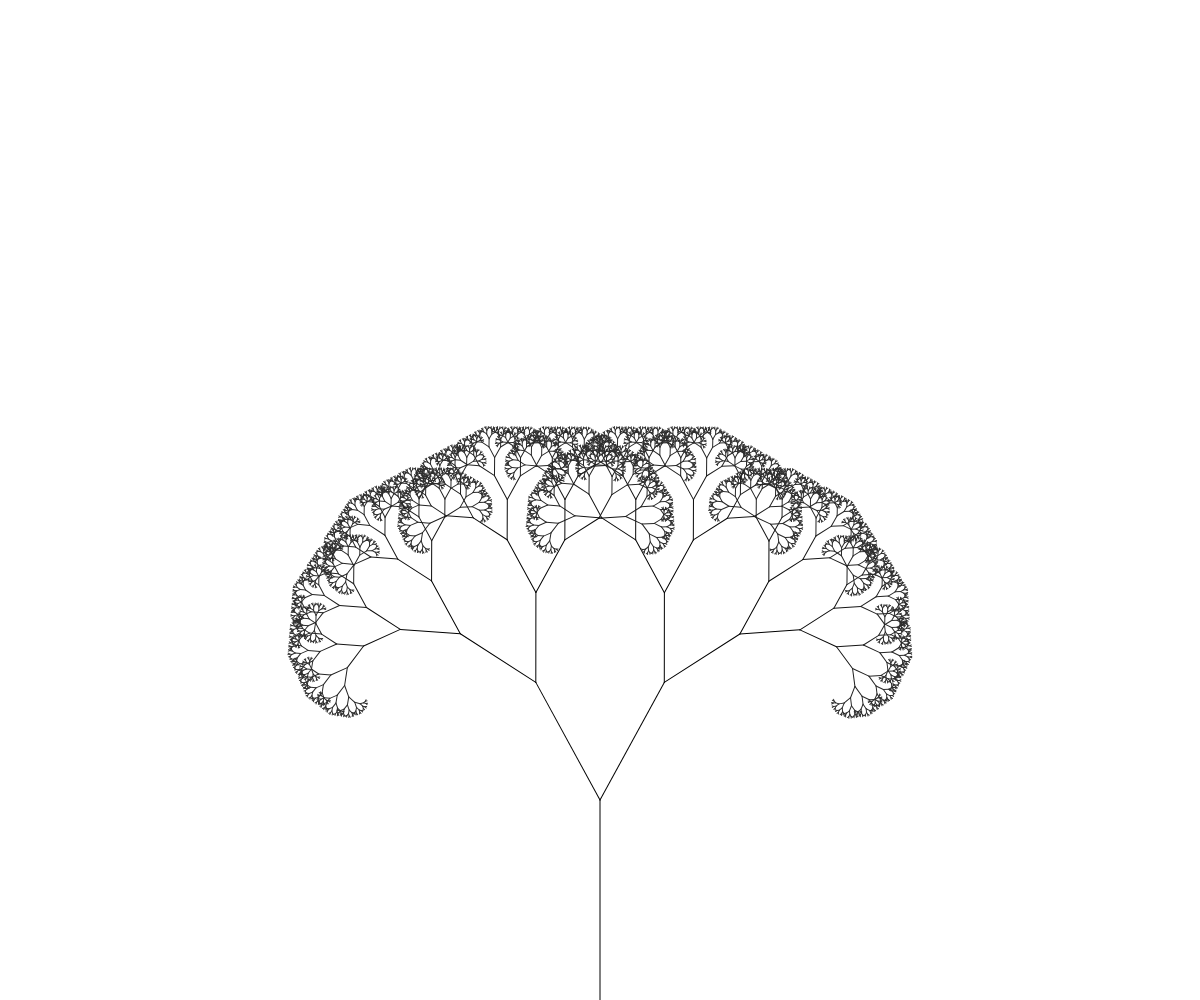
Frame 1 (no input)
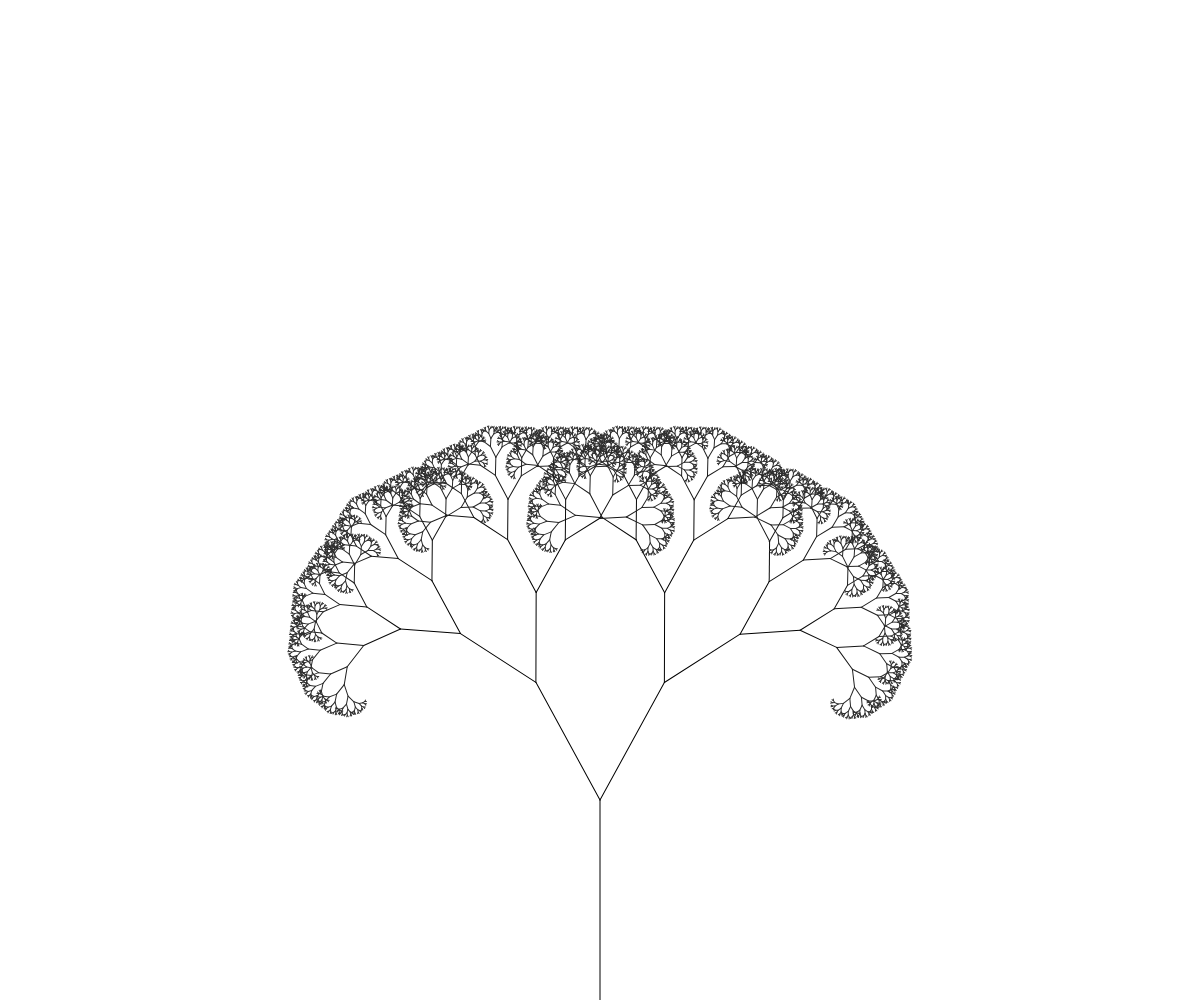
Frame 60 (no input)
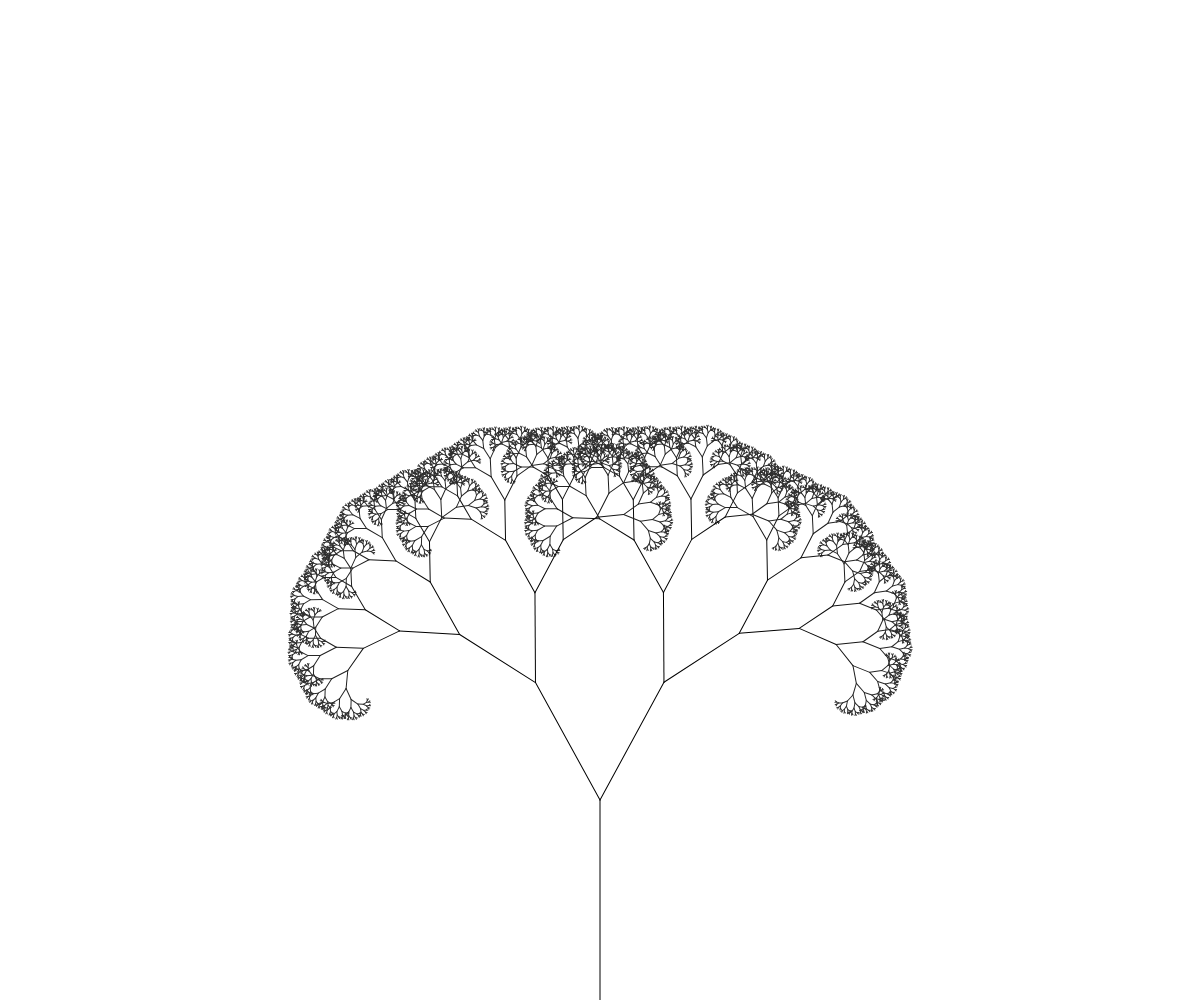
Frame 120 (the mouse pressed at the canvas centre since frame 60)

The p5.js sketch that drew these frames (run headless with seeded random() and noise() and a simulated clock; from frame 60 on, the mouse is pressed at the canvas centre):

// p5.js sketch
// ── sketch.js
const WIDTH = window.innerWidth;
const HEIGHT = window.innerHeight;
var slider;
var sliderRed;
var sliderGreen;
var sliderBlue;
var angle = 0;

function setup() {
    createCanvas(WIDTH, HEIGHT);

    let treeDiv = createDiv('TREE');
    treeDiv.addClass('tree');

    angleText = createP(`Angle`);
    sliderAngle = createSlider(0, Math.PI * 2, 0.500, 0);
    treeDiv.child(angleText);
    treeDiv.child(sliderAngle);
    
    lengthText = createP(`Length`);
    sliderLength = createSlider(0, HEIGHT/2.5, 200);
    sliderLength.attribute('title', 'This can cause some lags');
    treeDiv.child(lengthText);
    treeDiv.child(sliderLength);
    
    facText = createP(`Fac`);
    sliderFac = createSlider(0, 100, 67);
    sliderFac.attribute('title', 'This can cause too lags');
    treeDiv.child(facText);
    treeDiv.child(sliderFac);
    
    let swayStrengthDiv = createDiv('Sway');
    swayStrengthDiv.addClass('sway-strength');
    
    swayStrengthText = createP(`SWAY`);
    sliderSwayStrength = createSlider(0, 100, 50);
    swayStrengthDiv.child(swayStrengthText);
    swayStrengthDiv.child(sliderSwayStrength);

    let colorsDiv = createDiv('COLORS');
    colorsDiv.addClass('colors');
    
    redText = createP(`Red`);
    sliderRed = createSlider(0, 255);
    colorsDiv.child(redText);
    colorsDiv.child(sliderRed);
    
    greenText = createP(`Green`);
    sliderGreen = createSlider(0, 255);
    colorsDiv.child(greenText);
    colorsDiv.child(sliderGreen);
    
    blueText = createP(`Blue`);
    sliderBlue = createSlider(0, 255);
    colorsDiv.child(blueText);
    colorsDiv.child(sliderBlue);

    let headerDiv = createDiv();
    headerDiv.addClass('header');

    headerDiv.child(treeDiv);
    headerDiv.child(swayStrengthDiv);
    headerDiv.child(colorsDiv);
    headerDiv.addClass('flex');
}

function draw() {
    background(255);
    angle = sliderAngle.value();

    // Origin position
    translate(Number.parseInt(WIDTH / 2), HEIGHT);

    // Start branch
    branch(sliderLength.value());

    // Labels
    angleText.html(`Angle: ${sliderAngle.value().toFixed(3)} rad`);
    lengthText.html(`Length: ${sliderLength.value()}px (initial branch)`);
    facText.html(`Fac: ${sliderFac.value()/100} <b>CAUTION!</b>`);
    swayStrengthText.html(`Sway Strength: ${sliderSwayStrength.value()/100}`);
    redText.html(`Red: ${sliderRed.value()}`);
    greenText.html(`Green: ${sliderGreen.value()}`);
    blueText.html(`Blue: ${sliderBlue.value()}`);
}

function branch(length) {
    var r = sliderRed.value();
    var g = sliderGreen.value();
    var b = sliderBlue.value();
    var framing = frameCount * 0.05
    
    // Natural Tree movement
    let calculatedSway = sliderSwayStrength.value()/100 * sin(framing) / (length*.3);
    
    const fac = sliderFac.value()/100; // -> recursive length of next branch (the closer to 1 the more denser and lag)

    stroke(Number.parseInt((r - length)), Number.parseInt((g - length)), Number.parseInt((b - length)));
    line(0, 0, 0, -length);
    translate(0, -length);

    // Length limit (The smaller the more lag)
    if (length > 2) {
        push();
        rotate(angle + calculatedSway);
        branch(length * fac);
        pop();
        push();
        rotate(-angle + calculatedSway);
        branch(length * fac);
        pop();
    }
}
